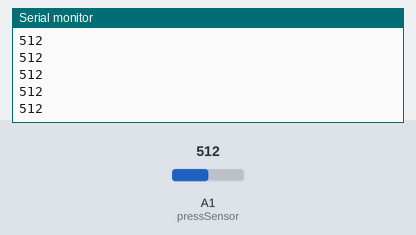
The sketch below on a simulated Arduino Uno, built with avr-gcc and run on an emulated ATmega328P. Shown: the last lines printed to the serial monitor. The test bench sets the inputs (shaded band); at power-on: A1 (pressSensor) = 512.

Above: at 1.2 s.
1.3 s: A1 (pressSensor) set to 716
At 1.31 s:
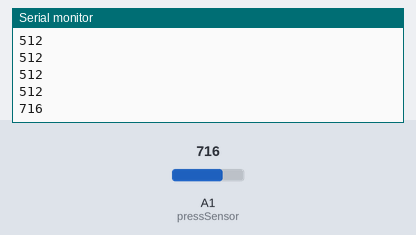
2.8 s: A1 (pressSensor) set to 900
At 2.81 s:
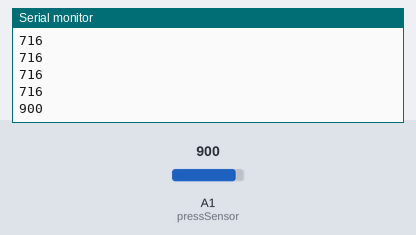
Timing chart, 0 to 5.8 s (numbered marks = the images above; inputs shaded):
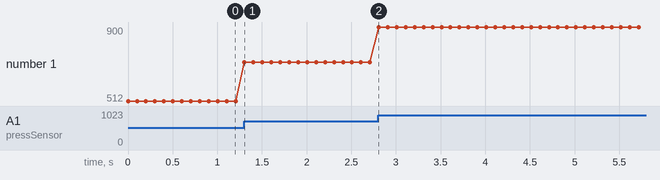

Measured:
- after the input at 1.3 s, the serial monitor: prints a new line at once (image 1)
- after the input at 2.8 s, the serial monitor: prints a new line at once (image 2)
- plotted number 1: 512 → 716 after the input at 1.3 s, 716 → 900 after the input at 2.8 s

The sketch:

pressure_sensor.ino
```cpp
const int pressSensor =A1;

void setup() {
  // put your setup code here, to run once:
  Serial.begin(57600);
}

void loop() {
  // put your main code here, to run repeatedly:
  int value = analogRead(pressSensor);
  Serial.println(value);
  delay(100);
}
```
